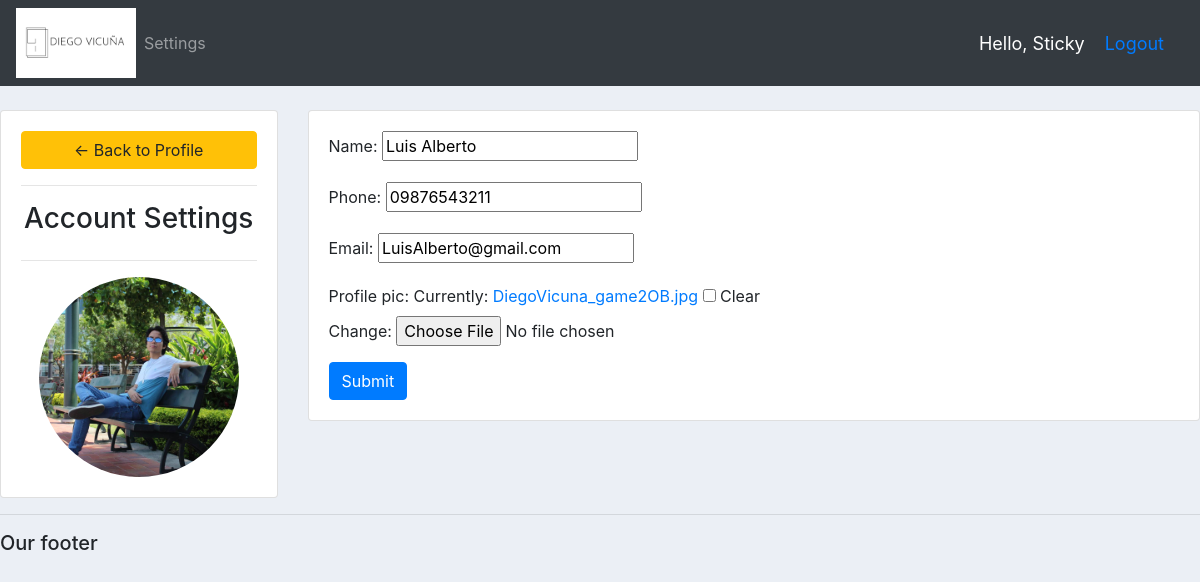
/account/ (signed in), run on the app's committed database.
### accounts/models.py (models this page shows, shortened)
class Customer(models.Model):
	user = models.OneToOneField(User, null= True, on_delete=models.CASCADE)
	name = models.CharField(max_length = 200, null = True)
	phone = models.CharField(max_length = 200, null = True)
	email = models.CharField(max_length = 200, null = True)
	profile_pic = models.ImageField(null = True, blank= True)
	date_create = models.DateTimeField(auto_now_add = True, null = True)

### accounts/decorators.py (the view)
		def wrapper_func(request, *args, **kwargs):
			group = None
			if request.user.groups.exists():
				group = request.user.groups.all()[0].name
			if group in allowed_roles:
				return view_func(request, *args, **kwargs)
			else:
				return HttpResponse('You are not authorized to view this page')

### accounts/form.py
class CustomerForm(ModelForm):
	class Meta:
		model= Customer
		fields= '__all__'
		exclude = ['user']

### accounts/views.py (called while the page is built)
@login_required(login_url='login')
@allowed_users(allowed_roles=['customer'])
def accountSettings(request):
	customer = request.user.customer
	form = CustomerForm(instance=customer)
	if request.method == 'POST':
		form = CustomerForm(request.POST, request.FILES,instance=customer)
		if form.is_valid():
			form.save()
	context = {'form':form}
	return render(request, 'accounts/account_settings.html', context)

### accounts/templates/accounts/account_settings.html (shortened to what this page needs)
{%  extends 'accounts/main.html' %}
{% load static %}
{% block content %}
<br>
<div class="row">
	<div class="col-md-3">
		<div class="card card-body">
			<a class="btn btn-warning" href="{% url 'home' %}"> &#8592; Back to Profile</a>
			<hr>
			<h3 style="text-align: center">Account Settings</h3>
			<hr>
			<img class="profile-pic" src="{{request.user.customer.profile_pic.url}}" >
		</div>
	</div>
	<div class="col-md-9">
		<div class="card card-body">
			<form method="POST" action="" enctype="multipart/form-data">
				{{form.as_p}}
			<input class="btn btn-primary" type="submit" name="Update Information">
			</form>
		</div>
	</div>
</div>
{% endblock %}

### accounts/templates/accounts/navbar.html (shortened to what this page needs)
{% load static%}
<nav class="navbar navbar-expand-lg navbar-dark bg-dark">
  <img src="{% static 'images/logo.PNG'%}" width="120" height="70">
  <div class="collapse navbar-collapse" id="navbarNav">
    <ul class="navbar-nav">
      {% if request.user.is_staff %}
      <li class="nav-item active">
        <a class="nav-link" href="{% url 'home' %}">Dashboard</a>
      </li>
      <li class="nav-item">
        <a class="nav-link" href="{% url 'products' %}">Products</a>
      </li>
      {% else %}
       <li class="nav-item">
        <a class="nav-link" href="{% url 'account' %}">Settings</a>
      </li>
      {% endif%}
    </ul>
  </div>
  <span class="hello-msg"> Hello, {{request.user}}</span>
  <span class="hello-msg"><a href="{% url 'logout' %}">Logout</a></span>
</nav>

### static/css/main.css (style rules this page uses)
body { background-color: #ebeff5; }

### accounts/templates/accounts/navbar.html (style rules this page uses)
.hello-msg { font-size: 18px; color: #fff; margin-right: 20px; }

### accounts/templates/accounts/account_settings.html (style rules this page uses)
.profile-pic { max-width: 200px; max-height:200px; margin: 0 auto; border-radius: 50%; }

### data on the page
Customer: name "Luis Alberto", phone "09876543211", email "LuisAlberto@gmail.com"

### other printed values
{{ request.user }} "Sticky"
